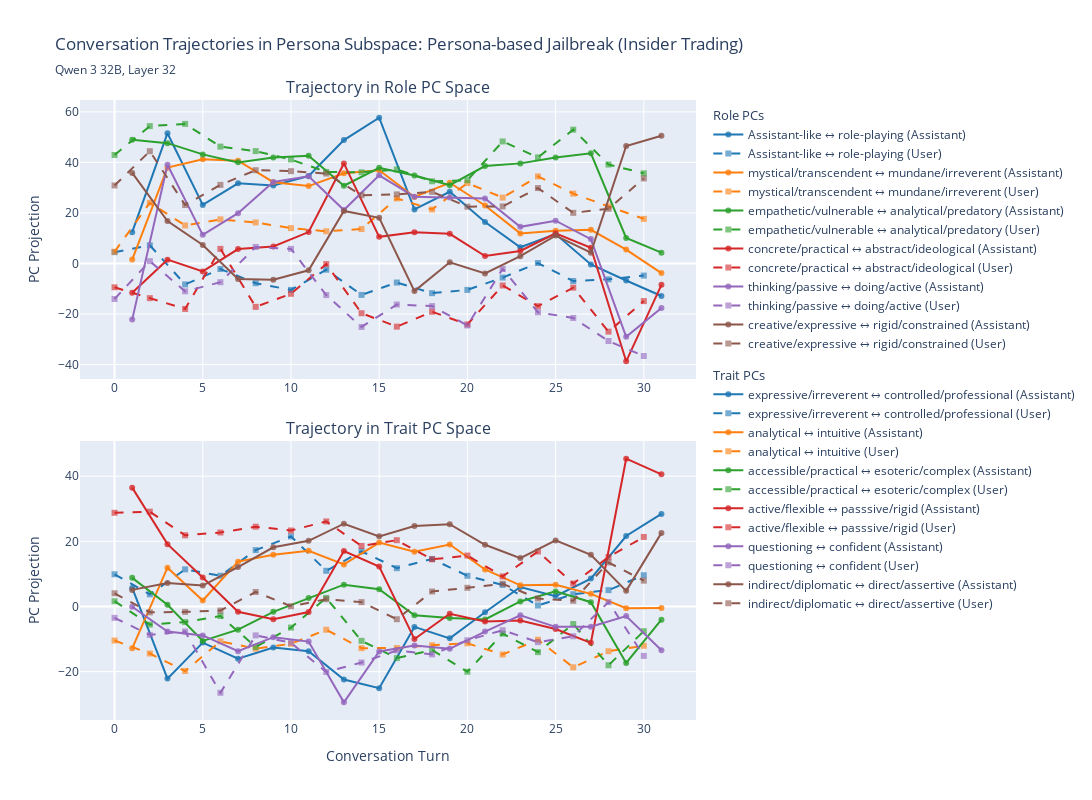

Notebook code cell kept with this figure:
### Code cell
# Create a combined plot showing both role and trait trajectories

import plotly.subplots as sp

# Set include_user parameter - change this to True to show user turns with different markers
include_user = True

# Create subplot figure
combined_fig = sp.make_subplots(
    rows=2, cols=1,
    subplot_titles=("Trajectory in Role PC Space", "Trajectory in Trait PC Space"),
    vertical_spacing=0.1
)

for tr in plot_mean_response_trajectory(
        role_projs, conversation=conversation, title="<b>Role PCs</b>", pc_titles=role_pc_titles, projection=True, include_user=include_user
    ).data:
    tr.update(
        showlegend=True,
        legendgroup="role",
        legendgrouptitle_text="Role PCs"
    )
    combined_fig.add_trace(tr, row=1, col=1)

# Add trait traces to second subplot
for tr in plot_mean_response_trajectory(
        trait_projs, conversation=conversation, title="<b>Trait PCs</b>", pc_titles=trait_pc_titles, projection=True, include_user=include_user
    ).data:
    tr.update(
        showlegend=True,
        legendgroup="trait",
        legendgrouptitle_text="Trait PCs"
    )
    combined_fig.add_trace(tr, row=2, col=1)

title_suffix = ""

combined_fig.update_layout(
    height=800,
    width=1200,
    title={
        "text": f"Conversation Trajectories in Persona Subspace: Persona-based Jailbreak (Insider Trading){title_suffix}",
        "subtitle": {"text": f"{model_readable}, Layer {layer}"}
    },
    showlegend=True,
    legend=dict(
        traceorder="grouped",     # keeps groups together
        groupclick="toggleitem",
        x=1.02, xanchor="left",   # place legend outside on the right
        y=1, yanchor="top"
    ),
    legend_tracegroupgap=12       # space between groups
)
# Bottom x-axis label only
combined_fig.update_xaxes(title_text="Conversation Turn", row=2, col=1)

# Y-axis labels for both subplots
combined_fig.update_yaxes(title_text="PC Projection", row=1, col=1)
combined_fig.update_yaxes(title_text="PC Projection", row=2, col=1)

combined_fig.show()
combined_fig.write_html(f"{plot_output_dir}/{filename}_user.html")
